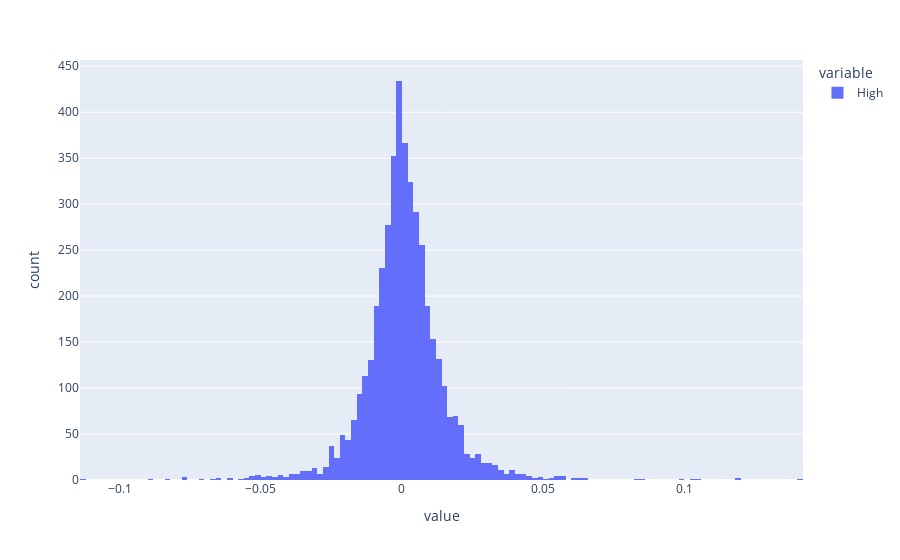

Write notebook code for a chart like this one.
### Code cell
hist.High.hist(bins=200)

### Figure 1 — Plotly figure (JSON) as saved in the notebook; plotly's stock layout.template omitted (floating-point values rounded to 4 significant figures; data arrays with more than 128 entries replaced by an {"elided": "..."} marker saying what was removed)
{"data": [{"alignmentgroup": "True", "bingroup": "x", "hovertemplate": "variable=High<br>value=%{x}<br>count=%{y}<extra></extra>", "legendgroup": "High", "marker": {"color": "#636efa", "pattern": {"shape": ""}}, "name": "High", "offsetgroup": "High", "orientation": "v", "showlegend": true, "type": "histogram", "x": {"elided": "4371 float values"}, "xaxis": "x", "yaxis": "y"}], "layout": {"barmode": "relative", "legend": {"title": {"text": "variable"}, "tracegroupgap": 0}, "margin": {"t": 60}, "xaxis": {"anchor": "y", "domain": [0, 1], "title": {"text": "value"}}, "yaxis": {"anchor": "x", "domain": [0, 1], "title": {"text": "count"}}}}
